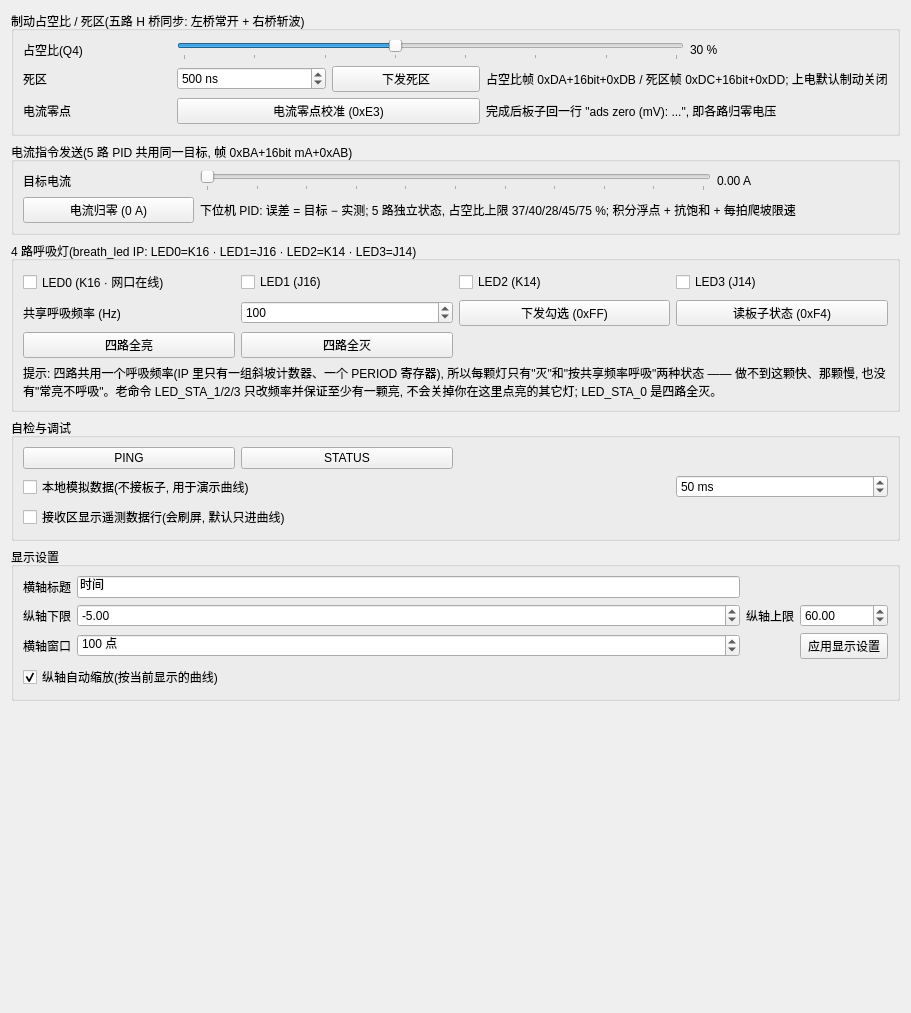
         <widget class="QWidget" name="scrollAreaWidgetContents">
          <property name="geometry">
           <rect>
            <x>0</x>
            <y>0</y>
            <width>911</width>
            <height>1013</height>
           </rect>
          </property>
          <layout class="QVBoxLayout" name="verticalLayoutPresetContent">
           <item>
            <widget class="QGroupBox" name="groupBoxBrakeDuty">
             <property name="title">
              <string>制动占空比 / 死区(五路 H 桥同步: 左桥常开 + 右桥斩波)</string>
             </property>
             <layout class="QGridLayout" name="gridLayoutBrakeDuty">
              <item row="0" column="0">
               <widget class="QLabel" name="labelBrakeDuty">
                <property name="text">
                 <string>占空比(Q4)</string>
                </property>
               </widget>
              </item>
              <item row="0" column="1" colspan="3">
               <widget class="QSlider" name="sliderBrakeDuty">
                <property name="toolTip">
                 <string>拖动即时下发 [0xDA][高字节][低字节][0xDB], 取值 0..70(%) —— 现场限制不超过 70%。五路桥用同一个占空比: 制动开着时立刻生效, 没开则先记住, 等 0xA0+0xA1 启动时使用。</string>
                </property>
                <property name="minimum">
                 <number>0</number>
                </property>
                <property name="maximum">
                 <number>70</number>
                </property>
                <property name="value">
                 <number>30</number>
                </property>
                <property name="orientation">
                 <enum>Qt::Orientation::Horizontal</enum>
                </property>
                <property name="tickPosition">
                 <enum>QSlider::TickPosition::TicksBelow</enum>
                </property>
                <property name="tickInterval">
                 <number>10</number>
                </property>
               </widget>
              </item>
              <item row="0" column="4">
               <widget class="QLabel" name="labelBrakeDutyValue">
                <property name="text">
                 <string>30 %</string>
                </property>
               </widget>
              </item>
              <item row="1" column="0">
               <widget class="QLabel" name="labelBrakeDead">
                <property name="text">
                 <string>死区</string>
                </property>
               </widget>
              </item>
              <item row="1" column="1">
               <widget class="QSpinBox" name="spinBoxBrakeDeadNs">
                <property name="toolTip">
                 <string>插入死区时长(ns)。20 ns = 1 个 aclk 周期, 范围 100..10000 ns: 小于 100 ns 等于没插死区(上下管直通风险), 会被夹到 100 ns 或被下位机拒绝; 占空比为 0 时死区强制为 0。</string>
                </property>
                <property name="minimum">
                 <number>0</number>
                </property>
                <property name="maximum">
                 <number>10000</number>
                </property>
                <property name="singleStep">
                 <number>20</number>
                </property>
                <property name="value">
                 <number>500</number>
                </property>
                <property name="suffix">
                 <string> ns</string>
                </property>
               </widget>
              </item>
              <item row="1" column="2">
               <widget class="QPushButton" name="pushButtonApplyBrakeDead">
                <property name="text">
                 <string>下发死区</string>
                </property>
               </widget>
              </item>
              <item row="1" column="3" colspan="2">
               <widget class="QLabel" name="labelBrakeTip">
                <property name="text">
                 <string>占空比帧 0xDA+16bit+0xDB / 死区帧 0xDC+16bit+0xDD; 上电默认制动关闭</string>
                </property>
               </widget>
              </item>
              <item row="2" column="0">
               <widget class="QLabel" name="labelBrakeZero">
                <property name="text">
                 <string>电流零点</string>
                </property>
               </widget>
              </item>
              <item row="2" column="1" colspan="2">
               <widget class="QPushButton" name="pushButtonBrakeZero">
                <property name="toolTip">
                 <string>发 0xE3: 在**制动关闭、线圈无电流**时采 2 s 电压, 把这 5 个电压设成各自的归零电压 —— 之后静止时 5 路电流读数应该是 0.000 A。要求正在采样(0xE0)且制动关闭(0xA5); 否则板子会拒绝。</string>
                </property>
                <property name="text">
                 <string>电流零点校准 (0xE3)</string>
                </property>
               </widget>
              </item>
              <item row="2" column="3" colspan="2">
               <widget class="QLabel" name="labelBrakeZeroTip">
                <property name="text">
                 <string>完成后板子回一行 "ads zero (mV): ...", 即各路归零电压</string>
                </property>
               </widget>
              </item>
             </layout>
            </widget>
           </item>
           <item>
            <widget class="QGroupBox" name="groupBoxCurrentCmd">
             <property name="title">
              <string>电流指令发送(5 路 PID 共用同一目标, 帧 0xBA+16bit mA+0xAB)</string>
             </property>
             <layout class="QGridLayout" name="gridLayoutCurrentCmd">
              <item row="0" column="0">
               <widget class="QLabel" name="labelCurrentCmd">
                <property name="text">
                 <string>目标电流</string>
                </property>
               </widget>
              </item>
              <item row="0" column="1" colspan="3">
               <widget class="QSlider" name="sliderCurrentCmd">
                <property name="toolTip">
                 <string>拖动即下发电流指令帧 [0xBA][低字节][高字节][0xAB], 数据 = 目标电流(mA), 范围 0..15000。5 个桥共用这条指令; 0 mA = 停止(下位机把占空比爬到 0 后关桥输出)。</string>
                </property>
                <property name="minimum">
                 <number>0</number>
                </property>
                <property name="maximum">
                 <number>15000</number>
                </property>
                <property name="singleStep">
                 <number>10</number>
                </property>
                <property name="pageStep">
                 <number>500</number>
                </property>
                <property name="value">
                 <number>0</number>
                </property>
                <property name="orientation">
                 <enum>Qt::Orientation::Horizontal</enum>
                </property>
                <property name="tickPosition">
                 <enum>QSlider::TickPosition::TicksBelow</enum>
                </property>
                <property name="tickInterval">
                 <number>1500</number>
                </property>
               </widget>
              </item>
              <item row="0" column="4">
               <widget class="QLabel" name="labelCurrentCmdValue">
                <property name="text">
                 <string>0.00 A</string>
                </property>
               </widget>
              </item>
              <item row="1" column="0">
               <widget class="QPushButton" name="pushButtonCurrentZero">
                <property name="text">
                 <string>电流归零 (0 A)</string>
                </property>
               </widget>
              </item>
              <item row="1" column="1" colspan="4">
               <widget class="QLabel" name="labelCurrentCmdTip">
                <property name="text">
                 <string>下位机 PID: 误差 = 目标 − 实测; 5 路独立状态, 占空比上限 37/40/28/45/75 %; 积分浮点 + 抗饱和 + 每拍爬坡限速</string>
                </property>
               </widget>
              </item>
             </layout>
            </widget>
           </item>
           <item>
            <widget class="QGroupBox" name="groupBoxLed">
             <property name="title">
              <string>4 路呼吸灯(breath_led IP: LED0=K16 · LED1=J16 · LED2=K14 · LED3=J14)</string>
             </property>
             <layout class="QGridLayout" name="gridLayoutLed">
              <item row="0" column="0">
               <widget class="QCheckBox" name="checkBoxLed0">
                <property name="toolTip">
                 <string>LED0 = K16。它同时被板子当作&quot;网口在线&quot;指示灯: 上位机连上/断开时板子会自动点亮/熄灭它一次, 两次变化之间以这里的勾选为准。</string>
                </property>
                <property name="text">
                 <string>LED0 (K16 · 网口在线)</string>
                </property>
               </widget>
              </item>
              <item row="0" column="1">
               <widget class="QCheckBox" name="checkBoxLed1">
                <property name="text">
                 <string>LED1 (J16)</string>
                </property>
               </widget>
              </item>
              <item row="0" column="2">
               <widget class="QCheckBox" name="checkBoxLed2">
                <property name="text">
                 <string>LED2 (K14)</string>
                </property>
               </widget>
              </item>
              <item row="0" column="3">
               <widget class="QCheckBox" name="checkBoxLed3">
                <property name="text">
                 <string>LED3 (J14)</string>
                </property>
               </widget>
              </item>
              <item row="1" column="0">
               <widget class="QLabel" name="labelLedFreq">
                <property name="text">
                 <string>共享呼吸频率 (Hz)</string>
                </property>
               </widget>
              </item>
              <item row="1" column="1">
               <widget class="QSpinBox" name="spinBoxLedFreq">
                <property name="toolTip">
                 <string>四路共用一个频率(IP 里只有一个 PERIOD 寄存器)。这个数不是&quot;每秒闪几下&quot;: 明暗周期 = 100000 / 本值 毫秒, 所以 100 ≈ 1 s, 1000 ≈ 100 ms(最快)。范围 10..1000, 越界会被板子拒绝。</string>
                </property>
                <property name="minimum">
                 <number>10</number>
                </property>
                <property name="maximum">
                 <number>1000</number>
                </property>
                <property name="singleStep">
                 <number>10</number>
                </property>
                <property name="value">
                 <number>100</number>
                </property>
               </widget>
              </item>
              <item row="1" column="2">
               <widget class="QPushButton" name="pushButtonLedApply">
                <property name="toolTip">
                 <string>发 0xFE &lt;频率/10&gt; + 0xFF &lt;勾选掩码&gt;。掩码 bit0..3 依次对应 LED0..3。</string>
                </property>
                <property name="text">
                 <string>下发勾选 (0xFF)</string>
                </property>
               </widget>
              </item>
              <item row="1" column="3">
               <widget class="QPushButton" name="pushButtonLedStat">
                <property name="toolTip">
                 <string>发 0xF4 读板子上的真实掩码和频率, 并按回复回填上面的勾选框和频率(板子才是准的)。</string>
                </property>
                <property name="text">
                 <string>读板子状态 (0xF4)</string>
                </property>
               </widget>
              </item>
              <item row="2" column="0">
               <widget class="QPushButton" name="pushButtonLedAllOn">
                <property name="text">
                 <string>四路全亮</string>
                </property>
               </widget>
              </item>
              <item row="2" column="1">
               <widget class="QPushButton" name="pushButtonLedAllOff">
                <property name="text">
                 <string>四路全灭</string>
                </property>
               </widget>
              </item>
              <item row="3" column="0" colspan="4">
               <widget class="QLabel" name="labelLedHint">
                <property name="text">
                 <string>提示: 四路共用一个呼吸频率(IP 里只有一组斜坡计数器、一个 PERIOD 寄存器), 所以每颗灯只有&quot;灭&quot;和&quot;按共享频率呼吸&quot;两种状态 —— 做不到这颗快、那颗慢, 也没有&quot;常亮不呼吸&quot;。老命令 LED_STA_1/2/3 只改频率并保证至少有一颗亮, 不会关掉你在这里点亮的其它灯; LED_STA_0 是四路全灭。</string>
                </property>
                <property name="wordWrap">
                 <bool>true</bool>
                </property>
               </widget>
              </item>
             </layout>
            </widget>
           </item>
           
           <item>
            <widget class="QGroupBox" name="groupBoxComm">
             <property name="title">
              <string>自检与调试</string>
             </property>
             <layout class="QGridLayout" name="gridLayoutComm">
              <item row="0" column="0">
               <widget class="QPushButton" name="pushButtonPing">
                <property name="text">
                 <string>PING</string>
                </property>
               </widget>
              </item>
              <item row="0" column="1">
               <widget class="QPushButton" name="pushButtonStatus">
                <property name="text">
                 <string>STATUS</string>
                </property>
               </widget>
              </item>
              <item row="2" column="0" colspan="3">
               <widget class="QCheckBox" name="checkBoxDemo">
                <property name="text">
                 <string>本地模拟数据(不接板子, 用于演示曲线)</string>
                </property>
               </widget>
              </item>
              <item row="2" column="3">
               <widget class="QSpinBox" name="spinBoxDemoPeriod">
                <property name="suffix">
                 <string> ms</string>
                </property>
                <property name="minimum">
                 <number>10</number>
                </property>
                <property name="maximum">
                 <number>1000</number>
                </property>
                <property name="singleStep">
                 <number>10</number>
                </property>
                <property name="value">
                 <number>50</number>
                </property>
               </widget>
              </item>
              <item row="3" column="0" colspan="4">
               <widget class="QCheckBox" name="checkBoxShowTelemetry">
                <property name="toolTip">
                 <string>不勾选时: 遥测数据只进曲线, 不往接收区刷 —— 这样命令和回复才看得见</string>
                </property>
                <property name="text">
                 <string>接收区显示遥测数据行(会刷屏, 默认只进曲线)</string>
                </property>
               </widget>
              </item>
             </layout>
            </widget>
           </item>
           <item>
            <widget class="QGroupBox" name="groupBoxDisplayCfg">
             <property name="title">
              <string>显示设置</string>
             </property>
             <layout class="QGridLayout" name="gridLayoutDisplayCfg">
              <item row="0" column="0">
               <widget class="QLabel" name="labelXTitle">
                <property name="text">
                 <string>横轴标题</string>
                </property>
               </widget>
              </item>
              <item row="0" column="1">
               <widget class="QLineEdit" name="lineEditXTitle">
                <property name="text">
                 <string>时间</string>
                </property>
               </widget>
              </item>
              <item row="1" column="0">
               <widget class="QLabel" name="labelYMin">
                <property name="text">
                 <string>纵轴下限</string>
                </property>
               </widget>
              </item>
              <item row="1" column="1">
               <widget class="QDoubleSpinBox" name="doubleSpinBoxYMin">
                <property name="minimum">
                 <double>-1000000.000000000000000</double>
                </property>
                <property name="maximum">
                 <double>1000000.000000000000000</double>
                </property>
                <property name="value">
                 <double>-5.000000000000000</double>
                </property>
               </widget>
              </item>
              <item row="1" column="2">
               <widget class="QLabel" name="labelYMax">
                <property name="text">
                 <string>纵轴上限</string>
                </property>
               </widget>
              </item>
              <item row="1" column="3">
               <widget class="QDoubleSpinBox" name="doubleSpinBoxYMax">
                <property name="minimum">
                 <double>-1000000.000000000000000</double>
                </property>
                <property name="maximum">
                 <double>1000000.000000000000000</double>
                </property>
                <property name="value">
                 <double>60.000000000000000</double>
                </property>
               </widget>
              </item>
              <item row="2" column="0">
               <widget class="QLabel" name="labelXSpan">
                <property name="text">
                 <string>横轴窗口</string>
                </property>
               </widget>
              </item>
              <item row="2" column="1">
               <widget class="QSpinBox" name="spinBoxXSpan">
                <property name="suffix">
                 <string> 点</string>
                </property>
                <property name="minimum">
                 <number>10</number>
                </property>
                <property name="maximum">
                 <number>100000</number>
                </property>
                <property name="singleStep">
                 <number>10</number>
                </property>
                <property name="value">
                 <number>100</number>
                </property>
               </widget>
              </item>
              <item row="2" column="3">
               <widget class="QPushButton" name="pushButtonApplyDisplay">
                <property name="text">
                 <string>应用显示设置</string>
                </property>
               </widget>
              </item>
              <item row="3" column="0" colspan="4">
               <widget class="QCheckBox" name="checkBoxAutoScaleY">
                <property name="toolTip">
                 <string>线圈 1~5 画的是**线圈电流(A)**(下位机按 I = (1.5V - 2.5)*10 换算过); "速度"那条(板子 DATA 行第 7 个数)是 CH6 引脚的真实电压(V), "电压"那条(第 8 个数)是母线电压(V, 已按 11:1 还原)。几组量纲差很多, 手动纵轴很容易把某一组压成一条直线, 默认打开自动缩放, 按当前勾选的曲线自动定范围。</string>
                </property>
                <property name="text">
                 <string>纵轴自动缩放(按当前显示的曲线)</string>
                </property>
                <property name="checked">
                 <bool>true</bool>
                </property>
               </widget>
              </item>
             </layout>
            </widget>
           </item>
           <item>
            <spacer name="verticalSpacerPreset">
             <property name="orientation">
              <enum>Qt::Orientation::Vertical</enum>
             </property>
             <property name="sizeHint" stdset="0">
              <size>
               <width>20</width>
               <height>20</height>
              </size>
             </property>
            </spacer>
           </item>
          </layout>
         </widget>
